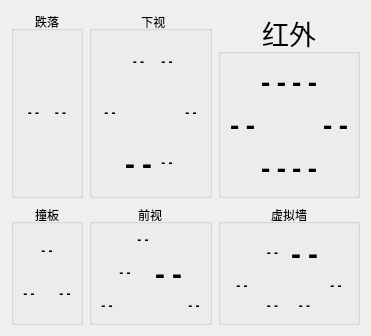
       <widget class="QWidget" name="tab_2">
        <property name="styleSheet">
         <string notr="true">font: 22pt &quot;微软雅黑&quot;;</string>
        </property>
        <attribute name="title">
         <string>传感器参数</string>
        </attribute>
        <layout class="QGridLayout" name="gridLayout_4">
         <item row="0" column="3">
          <widget class="QGroupBox" name="groupBox">
           <property name="title">
            <string>  下视</string>
           </property>
           <property name="alignment">
            <set>Qt::AlignCenter</set>
           </property>
           <layout class="QGridLayout" name="gridLayout_6">
            <item row="2" column="0">
             <widget class="QLabel" name="label_Ldown">
              <property name="styleSheet">
               <string notr="true">font: 22pt &quot;微软雅黑&quot;;</string>
              </property>
              <property name="text">
               <string>&lt;html&gt;&lt;head/&gt;&lt;body&gt;&lt;p align=&quot;center&quot;&gt;&lt;span style=&quot; font-weight:600;&quot;&gt;- -&lt;/span&gt;&lt;/p&gt;&lt;/body&gt;&lt;/html&gt;</string>
              </property>
              <property name="alignment">
               <set>Qt::AlignCenter</set>
              </property>
             </widget>
            </item>
            <item row="2" column="5">
             <widget class="QLabel" name="label_Rdown">
              <property name="styleSheet">
               <string notr="true">font: 22pt &quot;微软雅黑&quot;;</string>
              </property>
              <property name="text">
               <string>&lt;html&gt;&lt;head/&gt;&lt;body&gt;&lt;p align=&quot;center&quot;&gt;&lt;span style=&quot; font-weight:600;&quot;&gt;- -&lt;/span&gt;&lt;/p&gt;&lt;/body&gt;&lt;/html&gt;</string>
              </property>
              <property name="alignment">
               <set>Qt::AlignCenter</set>
              </property>
             </widget>
            </item>
            <item row="3" column="1">
             <widget class="QLabel" name="label_BLdown">
              <property name="font">
               <font>
                <family>微软雅黑</family>
                <pointsize>22</pointsize>
                <weight>50</weight>
                <italic>false</italic>
                <bold>false</bold>
               </font>
              </property>
              <property name="styleSheet">
               <string notr="true">font: 22pt &quot;微软雅黑&quot;;</string>
              </property>
              <property name="text">
               <string>&lt;html&gt;&lt;head/&gt;&lt;body&gt;&lt;p align=&quot;center&quot;&gt;&lt;span style=&quot; font-weight:600;&quot;&gt;- -&lt;/span&gt;&lt;/p&gt;&lt;/body&gt;&lt;/html&gt;</string>
              </property>
              <property name="alignment">
               <set>Qt::AlignCenter</set>
              </property>
             </widget>
            </item>
            <item row="3" column="2">
             <widget class="QLabel" name="label_BRdown">
              <property name="styleSheet">
               <string notr="true">font: 22pt &quot;微软雅黑&quot;;</string>
              </property>
              <property name="text">
               <string>&lt;html&gt;&lt;head/&gt;&lt;body&gt;&lt;p align=&quot;center&quot;&gt;&lt;span style=&quot; font-weight:600;&quot;&gt;- -&lt;/span&gt;&lt;/p&gt;&lt;/body&gt;&lt;/html&gt;</string>
              </property>
              <property name="alignment">
               <set>Qt::AlignCenter</set>
              </property>
             </widget>
            </item>
            <item row="0" column="2">
             <widget class="QLabel" name="label_FRdown">
              <property name="styleSheet">
               <string notr="true">font: 22pt &quot;微软雅黑&quot;;</string>
              </property>
              <property name="text">
               <string>&lt;html&gt;&lt;head/&gt;&lt;body&gt;&lt;p align=&quot;center&quot;&gt;&lt;span style=&quot; font-weight:600;&quot;&gt;- -&lt;/span&gt;&lt;/p&gt;&lt;/body&gt;&lt;/html&gt;</string>
              </property>
              <property name="alignment">
               <set>Qt::AlignCenter</set>
              </property>
             </widget>
            </item>
            <item row="0" column="1">
             <widget class="QLabel" name="label_FLdown">
              <property name="styleSheet">
               <string notr="true">font: 22pt &quot;微软雅黑&quot;;</string>
              </property>
              <property name="text">
               <string>&lt;html&gt;&lt;head/&gt;&lt;body&gt;&lt;p align=&quot;center&quot;&gt;&lt;span style=&quot; font-weight:600;&quot;&gt;- -&lt;/span&gt;&lt;/p&gt;&lt;/body&gt;&lt;/html&gt;</string>
              </property>
              <property name="alignment">
               <set>Qt::AlignCenter</set>
              </property>
             </widget>
            </item>
           </layout>
          </widget>
         </item>
         <item row="1" column="0">
          <widget class="QGroupBox" name="groupBox_5">
           <property name="title">
            <string>撞板</string>
           </property>
           <property name="alignment">
            <set>Qt::AlignCenter</set>
           </property>
           <layout class="QGridLayout" name="gridLayout_9">
            <item row="1" column="0">
             <widget class="QLabel" name="label_71">
              <property name="styleSheet">
               <string notr="true">font: 22pt &quot;微软雅黑&quot;;</string>
              </property>
              <property name="text">
               <string>&lt;html&gt;&lt;head/&gt;&lt;body&gt;&lt;p align=&quot;center&quot;&gt;&lt;span style=&quot; font-weight:600;&quot;&gt;- -&lt;/span&gt;&lt;/p&gt;&lt;/body&gt;&lt;/html&gt;</string>
              </property>
              <property name="alignment">
               <set>Qt::AlignCenter</set>
              </property>
             </widget>
            </item>
            <item row="0" column="1">
             <widget class="QLabel" name="label_72">
              <property name="styleSheet">
               <string notr="true">font: 22pt &quot;微软雅黑&quot;;</string>
              </property>
              <property name="text">
               <string>&lt;html&gt;&lt;head/&gt;&lt;body&gt;&lt;p align=&quot;center&quot;&gt;&lt;span style=&quot; font-weight:600;&quot;&gt;- -&lt;/span&gt;&lt;/p&gt;&lt;/body&gt;&lt;/html&gt;</string>
              </property>
              <property name="alignment">
               <set>Qt::AlignCenter</set>
              </property>
             </widget>
            </item>
            <item row="1" column="2">
             <widget class="QLabel" name="label_73">
              <property name="styleSheet">
               <string notr="true">font: 22pt &quot;微软雅黑&quot;;</string>
              </property>
              <property name="text">
               <string>&lt;html&gt;&lt;head/&gt;&lt;body&gt;&lt;p align=&quot;center&quot;&gt;&lt;span style=&quot; font-weight:600;&quot;&gt;- -&lt;/span&gt;&lt;/p&gt;&lt;/body&gt;&lt;/html&gt;</string>
              </property>
              <property name="alignment">
               <set>Qt::AlignCenter</set>
              </property>
             </widget>
            </item>
           </layout>
          </widget>
         </item>
         <item row="0" column="0">
          <widget class="QGroupBox" name="groupBox_12">
           <property name="title">
            <string>跌落</string>
           </property>
           <property name="alignment">
            <set>Qt::AlignCenter</set>
           </property>
           <layout class="QGridLayout" name="gridLayout_5">
            <item row="1" column="1">
             <widget class="QLabel" name="label_75">
              <property name="styleSheet">
               <string notr="true">font: 22pt &quot;微软雅黑&quot;;</string>
              </property>
              <property name="text">
               <string>&lt;html&gt;&lt;head/&gt;&lt;body&gt;&lt;p align=&quot;center&quot;&gt;&lt;span style=&quot; font-weight:600;&quot;&gt;- -&lt;/span&gt;&lt;/p&gt;&lt;/body&gt;&lt;/html&gt;</string>
              </property>
              <property name="alignment">
               <set>Qt::AlignCenter</set>
              </property>
             </widget>
            </item>
            <item row="1" column="0">
             <widget class="QLabel" name="label_74">
              <property name="styleSheet">
               <string notr="true">font: 22pt &quot;微软雅黑&quot;;</string>
              </property>
              <property name="text">
               <string>&lt;html&gt;&lt;head/&gt;&lt;body&gt;&lt;p align=&quot;center&quot;&gt;&lt;span style=&quot; font-weight:600;&quot;&gt;- -&lt;/span&gt;&lt;/p&gt;&lt;/body&gt;&lt;/html&gt;</string>
              </property>
              <property name="alignment">
               <set>Qt::AlignCenter</set>
              </property>
             </widget>
            </item>
           </layout>
          </widget>
         </item>
         <item row="1" column="3">
          <widget class="QGroupBox" name="groupBox_2">
           <property name="styleSheet">
            <string notr="true"/>
           </property>
           <property name="title">
            <string>前视</string>
           </property>
           <property name="alignment">
            <set>Qt::AlignCenter</set>
           </property>
           <layout class="QGridLayout" name="gridLayout_8">
            <item row="2" column="0">
             <widget class="QLabel" name="label_side_buff_l">
              <property name="styleSheet">
               <string notr="true">font: 22pt &quot;微软雅黑&quot;;</string>
              </property>
              <property name="text">
               <string>&lt;html&gt;&lt;head/&gt;&lt;body&gt;&lt;p align=&quot;center&quot;&gt;&lt;span style=&quot; font-weight:600;&quot;&gt;- -&lt;/span&gt;&lt;/p&gt;&lt;/body&gt;&lt;/html&gt;</string>
              </property>
              <property name="alignment">
               <set>Qt::AlignCenter</set>
              </property>
             </widget>
            </item>
            <item row="0" column="2">
             <widget class="QLabel" name="label_front_buff_f">
              <property name="styleSheet">
               <string notr="true">font: 22pt &quot;微软雅黑&quot;;</string>
              </property>
              <property name="text">
               <string>&lt;html&gt;&lt;head/&gt;&lt;body&gt;&lt;p align=&quot;center&quot;&gt;&lt;span style=&quot; font-weight:600;&quot;&gt;- -&lt;/span&gt;&lt;/p&gt;&lt;/body&gt;&lt;/html&gt;</string>
              </property>
              <property name="alignment">
               <set>Qt::AlignCenter</set>
              </property>
             </widget>
            </item>
            <item row="2" column="5">
             <widget class="QLabel" name="label_side_buff_r">
              <property name="styleSheet">
               <string notr="true">font: 22pt &quot;微软雅黑&quot;;</string>
              </property>
              <property name="text">
               <string>&lt;html&gt;&lt;head/&gt;&lt;body&gt;&lt;p align=&quot;center&quot;&gt;&lt;span style=&quot; font-weight:600;&quot;&gt;- -&lt;/span&gt;&lt;/p&gt;&lt;/body&gt;&lt;/html&gt;</string>
              </property>
              <property name="alignment">
               <set>Qt::AlignCenter</set>
              </property>
             </widget>
            </item>
            <item row="1" column="4">
             <widget class="QLabel" name="label_front_buff_r">
              <property name="font">
               <font>
                <family>微软雅黑</family>
                <pointsize>22</pointsize>
                <weight>50</weight>
                <italic>false</italic>
                <bold>false</bold>
               </font>
              </property>
              <property name="styleSheet">
               <string notr="true">font: 22pt &quot;微软雅黑&quot;;</string>
              </property>
              <property name="text">
               <string>&lt;html&gt;&lt;head/&gt;&lt;body&gt;&lt;p align=&quot;center&quot;&gt;&lt;span style=&quot; font-weight:600;&quot;&gt;- -&lt;/span&gt;&lt;/p&gt;&lt;/body&gt;&lt;/html&gt;</string>
              </property>
              <property name="alignment">
               <set>Qt::AlignCenter</set>
              </property>
             </widget>
            </item>
            <item row="1" column="1">
             <widget class="QLabel" name="label_front_buff_l">
              <property name="text">
               <string>&lt;html&gt;&lt;head/&gt;&lt;body&gt;&lt;p align=&quot;center&quot;&gt;&lt;span style=&quot; font-weight:600;&quot;&gt;- -&lt;/span&gt;&lt;/p&gt;&lt;/body&gt;&lt;/html&gt;</string>
              </property>
             </widget>
            </item>
           </layout>
          </widget>
         </item>
         <item row="1" column="4">
          <widget class="QGroupBox" name="groupBox_8">
           <property name="title">
            <string>虚拟墙</string>
           </property>
           <property name="alignment">
            <set>Qt::AlignCenter</set>
           </property>
           <layout class="QGridLayout" name="gridLayout_11">
            <item row="1" column="0">
             <widget class="QLabel" name="virtualwall_SL">
              <property name="styleSheet">
               <string notr="true"/>
              </property>
              <property name="text">
               <string>&lt;html&gt;&lt;head/&gt;&lt;body&gt;&lt;p align=&quot;center&quot;&gt;&lt;span style=&quot; font-weight:600;&quot;&gt;- -&lt;/span&gt;&lt;/p&gt;&lt;/body&gt;&lt;/html&gt;</string>
              </property>
              <property name="alignment">
               <set>Qt::AlignCenter</set>
              </property>
             </widget>
            </item>
            <item row="0" column="2">
             <widget class="QLabel" name="virtualwall_R">
              <property name="font">
               <font>
                <family>微软雅黑</family>
                <pointsize>22</pointsize>
                <weight>50</weight>
                <italic>false</italic>
                <bold>false</bold>
               </font>
              </property>
              <property name="styleSheet">
               <string notr="true"/>
              </property>
              <property name="text">
               <string>&lt;html&gt;&lt;head/&gt;&lt;body&gt;&lt;p align=&quot;center&quot;&gt;&lt;span style=&quot; font-weight:600;&quot;&gt;- -&lt;/span&gt;&lt;/p&gt;&lt;/body&gt;&lt;/html&gt;</string>
              </property>
              <property name="alignment">
               <set>Qt::AlignCenter</set>
              </property>
             </widget>
            </item>
            <item row="0" column="1">
             <widget class="QLabel" name="virtualwall_L">
              <property name="styleSheet">
               <string notr="true"/>
              </property>
              <property name="text">
               <string>&lt;html&gt;&lt;head/&gt;&lt;body&gt;&lt;p align=&quot;center&quot;&gt;&lt;span style=&quot; font-weight:600;&quot;&gt;- -&lt;/span&gt;&lt;/p&gt;&lt;/body&gt;&lt;/html&gt;</string>
              </property>
              <property name="alignment">
               <set>Qt::AlignCenter</set>
              </property>
             </widget>
            </item>
            <item row="2" column="1">
             <widget class="QLabel" name="virtualwall_LB">
              <property name="styleSheet">
               <string notr="true"/>
              </property>
              <property name="text">
               <string>&lt;html&gt;&lt;head/&gt;&lt;body&gt;&lt;p align=&quot;center&quot;&gt;&lt;span style=&quot; font-weight:600;&quot;&gt;- -&lt;/span&gt;&lt;/p&gt;&lt;/body&gt;&lt;/html&gt;</string>
              </property>
              <property name="alignment">
               <set>Qt::AlignCenter</set>
              </property>
             </widget>
            </item>
            <item row="2" column="2">
             <widget class="QLabel" name="virtualwall_RB">
              <property name="styleSheet">
               <string notr="true"/>
              </property>
              <property name="text">
               <string>&lt;html&gt;&lt;head/&gt;&lt;body&gt;&lt;p align=&quot;center&quot;&gt;&lt;span style=&quot; font-weight:600;&quot;&gt;- -&lt;/span&gt;&lt;/p&gt;&lt;/body&gt;&lt;/html&gt;</string>
              </property>
              <property name="alignment">
               <set>Qt::AlignCenter</set>
              </property>
             </widget>
            </item>
            <item row="1" column="3">
             <widget class="QLabel" name="virtualwall_SR">
              <property name="styleSheet">
               <string notr="true"/>
              </property>
              <property name="text">
               <string>&lt;html&gt;&lt;head/&gt;&lt;body&gt;&lt;p align=&quot;center&quot;&gt;&lt;span style=&quot; font-weight:600;&quot;&gt;- -&lt;/span&gt;&lt;/p&gt;&lt;/body&gt;&lt;/html&gt;</string>
              </property>
              <property name="alignment">
               <set>Qt::AlignCenter</set>
              </property>
             </widget>
            </item>
           </layout>
          </widget>
         </item>
         <item row="0" column="4">
          <widget class="QGroupBox" name="groupBox_3">
           <property name="font">
            <font>
             <family>微软雅黑</family>
             <pointsize>20</pointsize>
             <weight>50</weight>
             <italic>false</italic>
             <bold>false</bold>
            </font>
           </property>
           <property name="styleSheet">
            <string notr="true">font: 20pt &quot;微软雅黑&quot;;</string>
           </property>
           <property name="title">
            <string>红外</string>
           </property>
           <property name="alignment">
            <set>Qt::AlignCenter</set>
           </property>
           <layout class="QGridLayout" name="gridLayout_7">
            <item row="1" column="0">
             <widget class="QLabel" name="label_67">
              <property name="styleSheet">
               <string notr="true"/>
              </property>
              <property name="text">
               <string>&lt;html&gt;&lt;head/&gt;&lt;body&gt;&lt;p align=&quot;center&quot;&gt;&lt;span style=&quot; font-weight:600;&quot;&gt;- -&lt;/span&gt;&lt;/p&gt;&lt;/body&gt;&lt;/html&gt;</string>
              </property>
              <property name="alignment">
               <set>Qt::AlignCenter</set>
              </property>
             </widget>
            </item>
            <item row="1" column="3">
             <widget class="QLabel" name="label_68">
              <property name="enabled">
               <bool>true</bool>
              </property>
              <property name="font">
               <font>
                <family>微软雅黑</family>
                <pointsize>20</pointsize>
                <weight>50</weight>
                <italic>false</italic>
                <bold>false</bold>
               </font>
              </property>
              <property name="styleSheet">
               <string notr="true"/>
              </property>
              <property name="text">
               <string>&lt;html&gt;&lt;head/&gt;&lt;body&gt;&lt;p align=&quot;center&quot;&gt;&lt;span style=&quot; font-weight:600;&quot;&gt;- -&lt;/span&gt;&lt;/p&gt;&lt;/body&gt;&lt;/html&gt;</string>
              </property>
              <property name="alignment">
               <set>Qt::AlignCenter</set>
              </property>
             </widget>
            </item>
            <item row="0" column="2">
             <widget class="QLabel" name="label_66">
              <property name="font">
               <font>
                <family>微软雅黑</family>
                <pointsize>20</pointsize>
                <weight>50</weight>
                <italic>false</italic>
                <bold>false</bold>
               </font>
              </property>
              <property name="styleSheet">
               <string notr="true"/>
              </property>
              <property name="text">
               <string>&lt;html&gt;&lt;head/&gt;&lt;body&gt;&lt;p align=&quot;center&quot;&gt;&lt;span style=&quot; font-weight:600;&quot;&gt;- -&lt;/span&gt;&lt;/p&gt;&lt;/body&gt;&lt;/html&gt;</string>
              </property>
              <property name="alignment">
               <set>Qt::AlignCenter</set>
              </property>
             </widget>
            </item>
            <item row="0" column="1">
             <widget class="QLabel" name="label_65">
              <property name="styleSheet">
               <string notr="true"/>
              </property>
              <property name="text">
               <string>&lt;html&gt;&lt;head/&gt;&lt;body&gt;&lt;p align=&quot;center&quot;&gt;&lt;span style=&quot; font-weight:600;&quot;&gt;- -&lt;/span&gt;&lt;/p&gt;&lt;/body&gt;&lt;/html&gt;</string>
              </property>
              <property name="alignment">
               <set>Qt::AlignCenter</set>
              </property>
             </widget>
            </item>
            <item row="2" column="1">
             <widget class="QLabel" name="label_69">
              <property name="styleSheet">
               <string notr="true"/>
              </property>
              <property name="text">
               <string>&lt;html&gt;&lt;head/&gt;&lt;body&gt;&lt;p align=&quot;center&quot;&gt;&lt;span style=&quot; font-weight:600;&quot;&gt;- -&lt;/span&gt;&lt;/p&gt;&lt;/body&gt;&lt;/html&gt;</string>
              </property>
              <property name="alignment">
               <set>Qt::AlignCenter</set>
              </property>
             </widget>
            </item>
            <item row="2" column="2">
             <widget class="QLabel" name="label_70">
              <property name="styleSheet">
               <string notr="true"/>
              </property>
              <property name="text">
               <string>&lt;html&gt;&lt;head/&gt;&lt;body&gt;&lt;p align=&quot;center&quot;&gt;&lt;span style=&quot; font-weight:600;&quot;&gt;- -&lt;/span&gt;&lt;/p&gt;&lt;/body&gt;&lt;/html&gt;</string>
              </property>
              <property name="alignment">
               <set>Qt::AlignCenter</set>
              </property>
             </widget>
            </item>
           </layout>
          </widget>
         </item>
        </layout>
       </widget>
